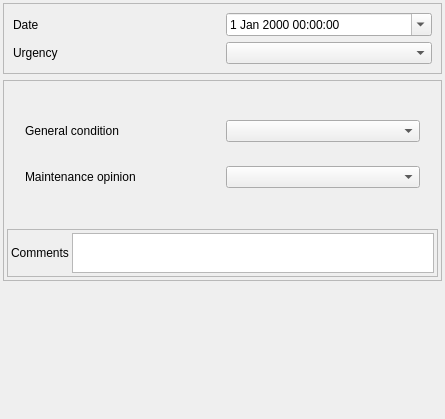
<?xml version="1.0" encoding="UTF-8"?>
<ui version="4.0">
 <class>Form_base3_ud</class>
 <widget class="QWidget" name="Form_base3_ud">
  <property name="geometry">
   <rect>
    <x>0</x>
    <y>0</y>
    <width>445</width>
    <height>419</height>
   </rect>
  </property>
  <property name="windowTitle">
   <string>Form</string>
  </property>
  <layout class="QVBoxLayout" name="verticalLayout">
   <property name="leftMargin">
    <number>3</number>
   </property>
   <property name="topMargin">
    <number>3</number>
   </property>
   <property name="rightMargin">
    <number>3</number>
   </property>
   <property name="bottomMargin">
    <number>3</number>
   </property>
   <item>
    <widget class="QFrame" name="frame">
     <property name="frameShape">
      <enum>QFrame::StyledPanel</enum>
     </property>
     <property name="frameShadow">
      <enum>QFrame::Raised</enum>
     </property>
     <layout class="QGridLayout" name="gridLayout_3">
      <item row="0" column="0">
       <widget class="QLabel" name="label">
        <property name="text">
         <string>Date</string>
        </property>
       </widget>
      </item>
      <item row="1" column="0">
       <widget class="QLabel" name="label_5">
        <property name="text">
         <string>Urgency</string>
        </property>
       </widget>
      </item>
      <item row="1" column="1">
       <widget class="QComboBox" name="gravity"/>
      </item>
      <item row="0" column="1">
       <widget class="QDateTimeEdit" name="datetimeobservation">
        <property name="calendarPopup">
         <bool>true</bool>
        </property>
       </widget>
      </item>
     </layout>
    </widget>
   </item>
   <item>
    <widget class="QFrame" name="frame_3">
     <property name="frameShape">
      <enum>QFrame::StyledPanel</enum>
     </property>
     <property name="frameShadow">
      <enum>QFrame::Raised</enum>
     </property>
     <layout class="QVBoxLayout" name="verticalLayout_3">
      <property name="spacing">
       <number>3</number>
      </property>
      <property name="leftMargin">
       <number>3</number>
      </property>
      <property name="topMargin">
       <number>3</number>
      </property>
      <property name="rightMargin">
       <number>3</number>
      </property>
      <property name="bottomMargin">
       <number>3</number>
      </property>
      <item>
       <widget class="QStackedWidget" name="stackedWidget">
        <property name="currentIndex">
         <number>1</number>
        </property>
        <widget class="QWidget" name="edge">
         <layout class="QGridLayout" name="gridLayout" columnstretch="1,5,1">
          <item row="5" column="0">
           <widget class="QLabel" name="label_6">
            <property name="text">
             <string>Progression</string>
            </property>
           </widget>
          </item>
          <item row="1" column="0">
           <widget class="QLabel" name="label_2">
            <property name="text">
             <string>Number</string>
            </property>
           </widget>
          </item>
          <item row="1" column="1">
           <widget class="QSpinBox" name="spinBox_nombre">
            <property name="minimum">
             <number>-1</number>
            </property>
           </widget>
          </item>
          <item row="1" column="2">
           <widget class="QToolButton" name="toolButton_calc_nb">
            <property name="text">
             <string/>
            </property>
            <property name="icon">
             <iconset>
              <normaloff>:/plugins/Lamia/icons/numpad.png</normaloff>:/plugins/Lamia/icons/numpad.png</iconset>
            </property>
           </widget>
          </item>
          <item row="5" column="1" colspan="2">
           <widget class="QTextEdit" name="textEdit_evolution">
            <property name="sizePolicy">
             <sizepolicy hsizetype="Expanding" vsizetype="Expanding">
              <horstretch>0</horstretch>
              <verstretch>0</verstretch>
             </sizepolicy>
            </property>
            <property name="maximumSize">
             <size>
              <width>16777215</width>
              <height>40</height>
             </size>
            </property>
           </widget>
          </item>
         </layout>
        </widget>
        <widget class="QWidget" name="node">
         <layout class="QGridLayout" name="gridLayout_2">
          <item row="0" column="0">
           <widget class="QStackedWidget" name="stackedWidget_2">
            <property name="currentIndex">
             <number>3</number>
            </property>
            <widget class="QWidget" name="manhole">
             <layout class="QGridLayout" name="gridLayout_5">
              <item row="0" column="0">
               <widget class="QLabel" name="label_10">
                <property name="text">
                 <string>Cover condition</string>
                </property>
               </widget>
              </item>
              <item row="0" column="1">
               <widget class="QComboBox" name="conditioncover"/>
              </item>
              <item row="1" column="0">
               <widget class="QLabel" name="label_11">
                <property name="text">
                 <string>Steps condition</string>
                </property>
               </widget>
              </item>
              <item row="3" column="0">
               <widget class="QLabel" name="label_13">
                <property name="text">
                 <string>Culvert condition</string>
                </property>
               </widget>
              </item>
              <item row="1" column="1">
               <widget class="QComboBox" name="conditionstep"/>
              </item>
              <item row="2" column="0">
               <widget class="QLabel" name="label_12">
                <property name="text">
                 <string>Manhole condition</string>
                </property>
               </widget>
              </item>
              <item row="2" column="1">
               <widget class="QComboBox" name="conditionmanhole"/>
              </item>
              <item row="3" column="1">
               <widget class="QComboBox" name="conditionculvert"/>
              </item>
              <item row="0" column="2">
               <widget class="QLabel" name="label_14">
                <property name="text">
                 <string>H2S suspicion</string>
                </property>
               </widget>
              </item>
              <item row="0" column="3">
               <widget class="QComboBox" name="presenceh2s"/>
              </item>
              <item row="1" column="2">
               <widget class="QLabel" name="label_15">
                <property name="text">
                 <string>Sedimentation</string>
                </property>
               </widget>
              </item>
              <item row="1" column="3">
               <widget class="QComboBox" name="presencesediments"/>
              </item>
              <item row="2" column="2">
               <widget class="QLabel" name="label_16">
                <property name="text">
                 <string>Pressurized flow</string>
                </property>
               </widget>
              </item>
              <item row="2" column="3">
               <widget class="QComboBox" name="presencepressurizedflow"/>
              </item>
              <item row="3" column="2">
               <widget class="QLabel" name="label_17">
                <property name="text">
                 <string>Maintenance opinion</string>
                </property>
               </widget>
              </item>
              <item row="3" column="3">
               <widget class="QComboBox" name="maintenanceopinion"/>
              </item>
             </layout>
            </widget>
            <widget class="QWidget" name="ps">
             <layout class="QGridLayout" name="gridLayout_4">
              <item row="1" column="0">
               <widget class="QLabel" name="label_4">
                <property name="text">
                 <string>Sum condition</string>
                </property>
               </widget>
              </item>
              <item row="1" column="1">
               <widget class="QComboBox" name="conditionglobal"/>
              </item>
              <item row="0" column="0">
               <widget class="QLabel" name="label_3">
                <property name="text">
                 <string>Cover condition</string>
                </property>
               </widget>
              </item>
              <item row="0" column="1">
               <widget class="QComboBox" name="conditioncover_2"/>
              </item>
              <item row="2" column="0">
               <widget class="QLabel" name="label_8">
                <property name="text">
                 <string>Floats condition</string>
                </property>
               </widget>
              </item>
              <item row="2" column="1">
               <widget class="QComboBox" name="conditioncontroller"/>
              </item>
             </layout>
            </widget>
            <widget class="QWidget" name="deshuil">
             <layout class="QGridLayout" name="gridLayout_7">
              <item row="0" column="0">
               <widget class="QLabel" name="label_18">
                <property name="text">
                 <string>General condition</string>
                </property>
               </widget>
              </item>
              <item row="1" column="0">
               <widget class="QLabel" name="label_19">
                <property name="text">
                 <string>Sedimentation/clutter</string>
                </property>
               </widget>
              </item>
              <item row="1" column="1">
               <widget class="QComboBox" name="presencesediments_2"/>
              </item>
              <item row="0" column="1">
               <widget class="QComboBox" name="conditionglobal_2"/>
              </item>
             </layout>
            </widget>
            <widget class="QWidget" name="other">
             <layout class="QGridLayout" name="gridLayout_8">
              <item row="0" column="0">
               <widget class="QLabel" name="label_20">
                <property name="text">
                 <string>General condition</string>
                </property>
               </widget>
              </item>
              <item row="0" column="1">
               <widget class="QComboBox" name="conditionglobal_3"/>
              </item>
              <item row="1" column="0">
               <widget class="QLabel" name="label_21">
                <property name="text">
                 <string>Maintenance opinion</string>
                </property>
               </widget>
              </item>
              <item row="1" column="1">
               <widget class="QComboBox" name="maintenanceopinion_2"/>
              </item>
             </layout>
            </widget>
           </widget>
          </item>
         </layout>
        </widget>
        <widget class="QWidget" name="equip">
         <layout class="QVBoxLayout" name="verticalLayout_2">
          <item>
           <widget class="QLabel" name="label_9">
            <property name="text">
             <string>Equip</string>
            </property>
           </widget>
          </item>
         </layout>
        </widget>
        <widget class="QWidget" name="surfa">
         <layout class="QGridLayout" name="gridLayout_9">
          <item row="0" column="0">
           <widget class="QLabel" name="label_22">
            <property name="text">
             <string>General condition</string>
            </property>
           </widget>
          </item>
          <item row="0" column="1">
           <widget class="QComboBox" name="conditionglobal_4"/>
          </item>
         </layout>
        </widget>
       </widget>
      </item>
      <item>
       <widget class="QFrame" name="frame_4">
        <property name="frameShape">
         <enum>QFrame::StyledPanel</enum>
        </property>
        <property name="frameShadow">
         <enum>QFrame::Raised</enum>
        </property>
        <layout class="QGridLayout" name="gridLayout_6">
         <property name="leftMargin">
          <number>3</number>
         </property>
         <property name="topMargin">
          <number>3</number>
         </property>
         <property name="rightMargin">
          <number>3</number>
         </property>
         <property name="bottomMargin">
          <number>3</number>
         </property>
         <property name="spacing">
          <number>3</number>
         </property>
         <item row="1" column="0">
          <widget class="QLabel" name="label_7">
           <property name="text">
            <string>Comments</string>
           </property>
          </widget>
         </item>
         <item row="1" column="1">
          <widget class="QTextEdit" name="comment">
           <property name="sizePolicy">
            <sizepolicy hsizetype="Expanding" vsizetype="Expanding">
             <horstretch>0</horstretch>
             <verstretch>0</verstretch>
            </sizepolicy>
           </property>
           <property name="maximumSize">
            <size>
             <width>16777215</width>
             <height>40</height>
            </size>
           </property>
          </widget>
         </item>
        </layout>
       </widget>
      </item>
     </layout>
    </widget>
   </item>
   <item>
    <spacer name="verticalSpacer">
     <property name="orientation">
      <enum>Qt::Vertical</enum>
     </property>
     <property name="sizeHint" stdset="0">
      <size>
       <width>20</width>
       <height>40</height>
      </size>
     </property>
    </spacer>
   </item>
  </layout>
 </widget>
 <resources/>
 <connections/>
</ui>
